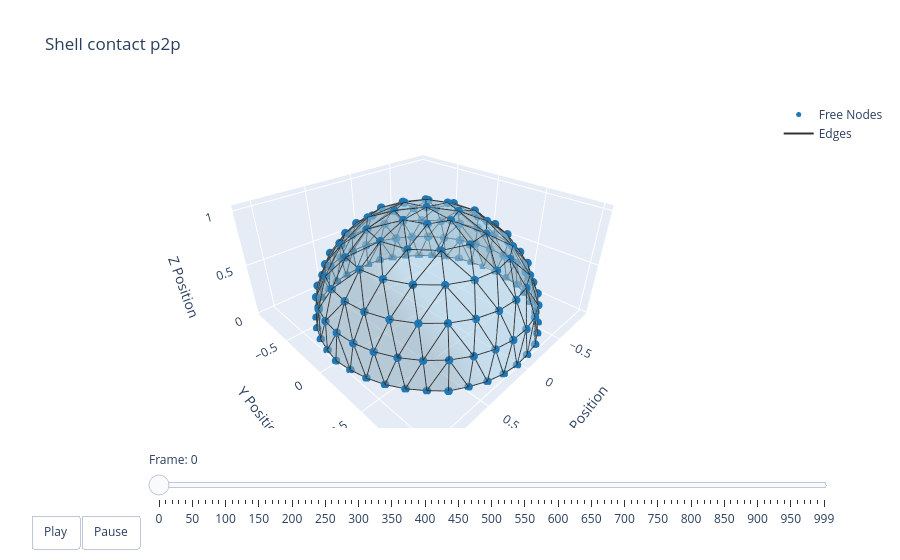

This figure's notebook cell:
### Code cell
t = np.arange(robot.sim_params.total_time, step=robot.sim_params.dt)
options = dismech.AnimationOptions(title='Shell contact p2p', plot_step=10)

fig = dismech.get_interactive_animation_plotly(robot, t, qs, options)
fig.show()

### Figure 1 — Plotly figure (JSON) as saved in the notebook; plotly's stock layout.template omitted (floating-point values rounded to 4 significant figures; data arrays with more than 128 entries replaced by an {"elided": "..."} marker saying what was removed)
{"data": [{"marker": {"color": "#1f78b4", "size": 5}, "mode": "markers", "name": "Free Nodes", "type": "scatter3d", "x": {"elided": "144 float values"}, "y": {"elided": "144 float values"}, "z": {"elided": "144 float values"}}, {"marker": {"color": "#e31a1c", "size": 5}, "mode": "markers", "name": "Fixed Nodes", "type": "scatter3d", "x": [], "y": [], "z": []}, {"line": {"color": "#333333", "width": 2}, "mode": "lines", "name": "Edges", "type": "scatter3d", "x": {"elided": "1164 float values"}, "y": {"elided": "1164 float values"}, "z": {"elided": "1164 float values"}}, {"color": "rgba(166, 206, 227, 0.7)", "i": {"elided": "245 int values"}, "j": {"elided": "245 int values"}, "k": {"elided": "245 int values"}, "name": "Faces", "opacity": 0.7, "showscale": false, "type": "mesh3d", "x": {"elided": "144 float values"}, "y": {"elided": "144 float values"}, "z": {"elided": "144 float values"}}], "layout": {"scene": {"camera": {"eye": {"x": 1.225, "y": 1.225, "z": 1.0}}, "xaxis": {"range": [-0.9933, 1.156], "title": {"text": "X Position"}}, "yaxis": {"range": [-0.9997, 1.067], "title": {"text": "Y Position"}}, "zaxis": {"range": [-0.01963, 1.046], "title": {"text": "Z Position"}}}, "sliders": [{"currentvalue": {"prefix": "Frame: "}, "steps": [{"args": [["0"], {"frame": {"duration": 50, "redraw": true}, "mode": "immediate"}], "label": "0", "method": "animate"}, {"args": [["1"], {"frame": {"duration": 50, "redraw": true}, "mode": "immediate"}], "label": "10", "method": "animate"}, {"args": [["2"], {"frame": {"duration": 50, "redraw": true}, "mode": "immediate"}], "label": "20", "method": "animate"}, {"args": [["3"], {"frame": {"duration": 50, "redraw": true}, "mode": "immediate"}], "label": "30", "method": "animate"}, {"args": [["4"], {"frame": {"duration": 50, "redraw": true}, "mode": "immediate"}], "label": "40", "method": "animate"}, {"args": [["5"], {"frame": {"duration": 50, "redraw": true}, "mode": "immediate"}], "label": "50", "method": "animate"}, {"args": [["6"], {"frame": {"duration": 50, "redraw": true}, "mode": "immediate"}], "label": "60", "method": "animate"}, {"args": [["7"], {"frame": {"duration": 50, "redraw": true}, "mode": "immediate"}], "label": "70", "method": "animate"}, {"args": [["8"], {"frame": {"duration": 50, "redraw": true}, "mode": "immediate"}], "label": "80", "method": "animate"}, {"args": [["9"], {"frame": {"duration": 50, "redraw": true}, "mode": "immediate"}], "label": "90", "method": "animate"}, {"args": [["10"], {"frame": {"duration": 50, "redraw": true}, "mode": "immediate"}], "label": "100", "method": "animate"}, {"args": [["11"], {"frame": {"duration": 50, "redraw": true}, "mode": "immediate"}], "label": "110", "method": "animate"}, {"args": [["12"], {"frame": {"duration": 50, "redraw": true}, "mode": "immediate"}], "label": "120", "method": "animate"}, {"args": [["13"], {"frame": {"duration": 50, "redraw": true}, "mode": "immediate"}], "label": "130", "method": "animate"}, {"args": [["14"], {"frame": {"duration": 50, "redraw": true}, "mode": "immediate"}], "label": "140", "method": "animate"}, {"args": [["15"], {"frame": {"duration": 50, "redraw": true}, "mode": "immediate"}], "label": "150", "method": "animate"}, {"args": [["16"], {"frame": {"duration": 50, "redraw": true}, "mode": "immediate"}], "label": "160", "method": "animate"}, {"args": [["17"], {"frame": {"duration": 50, "redraw": true}, "mode": "immediate"}], "label": "170", "method": "animate"}, {"args": [["18"], {"frame": {"duration": 50, "redraw": true}, "mode": "immediate"}], "label": "180", "method": "animate"}, {"args": [["19"], {"frame": {"duration": 50, "redraw": true}, "mode": "immediate"}], "label": "190", "method": "animate"}, {"args": [["20"], {"frame": {"duration": 50, "redraw": true}, "mode": "immediate"}], "label": "200", "method": "animate"}, {"args": [["21"], {"frame": {"duration": 50, "redraw": true}, "mode": "immediate"}], "label": "210", "method": "animate"}, {"args": [["22"], {"frame": {"duration": 50, "redraw": true}, "mode": "immediate"}], "label": "220", "method": "animate"}, {"args": [["23"], {"frame": {"duration": 50, "redraw": true}, "mode": "immediate"}], "label": "230", "method": "animate"}, {"args": [["24"], {"frame": {"duration": 50, "redraw": true}, "mode": "immediate"}], "label": "240", "method": "animate"}, {"args": [["25"], {"frame": {"duration": 50, "redraw": true}, "mode": "immediate"}], "label": "250", "method": "animate"}, {"args": [["26"], {"frame": {"duration": 50, "redraw": true}, "mode": "immediate"}], "label": "260", "method": "animate"}, {"args": [["27"], {"frame": {"duration": 50, "redraw": true}, "mode": "immediate"}], "label": "270", "method": "animate"}, {"args": [["28"], {"frame": {"duration": 50, "redraw": true}, "mode": "immediate"}], "label": "280", "method": "animate"}, {"args": [["29"], {"frame": {"duration": 50, "redraw": true}, "mode": "immediate"}], "label": "290", "method": "animate"}, {"args": [["30"], {"frame": {"duration": 50, "redraw": true}, "mode": "immediate"}], "label": "300", "method": "animate"}, {"args": [["31"], {"frame": {"duration": 50, "redraw": true}, "mode": "immediate"}], "label": "310", "method": "animate"}, {"args": [["32"], {"frame": {"duration": 50, "redraw": true}, "mode": "immediate"}], "label": "320", "method": "animate"}, {"args": [["33"], {"frame": {"duration": 50, "redraw": true}, "mode": "immediate"}], "label": "330", "method": "animate"}, {"args": [["34"], {"frame": {"duration": 50, "redraw": true}, "mode": "immediate"}], "label": "340", "method": "animate"}, {"args": [["35"], {"frame": {"duration": 50, "redraw": true}, "mode": "immediate"}], "label": "350", "method": "animate"}, {"args": [["36"], {"frame": {"duration": 50, "redraw": true}, "mode": "immediate"}], "label": "360", "method": "animate"}, {"args": [["37"], {"frame": {"duration": 50, "redraw": true}, "mode": "immediate"}], "label": "370", "method": "animate"}, {"args": [["38"], {"frame": {"duration": 50, "redraw": true}, "mode": "immediate"}], "label": "380", "method": "animate"}, {"args": [["39"], {"frame": {"duration": 50, "redraw": true}, "mode": "immediate"}], "label": "390", "method": "animate"}, {"args": [["40"], {"frame": {"duration": 50, "redraw": true}, "mode": "immediate"}], "label": "400", "method": "animate"}, {"args": [["41"], {"frame": {"duration": 50, "redraw": true}, "mode": "immediate"}], "label": "410", "method": "animate"}, {"args": [["42"], {"frame": {"duration": 50, "redraw": true}, "mode": "immediate"}], "label": "420", "method": "animate"}, {"args": [["43"], {"frame": {"duration": 50, "redraw": true}, "mode": "immediate"}], "label": "430", "method": "animate"}, {"args": [["44"], {"frame": {"duration": 50, "redraw": true}, "mode": "immediate"}], "label": "440", "method": "animate"}, {"args": [["45"], {"frame": {"duration": 50, "redraw": true}, "mode": "immediate"}], "label": "450", "method": "animate"}, {"args": [["46"], {"frame": {"duration": 50, "redraw": true}, "mode": "immediate"}], "label": "460", "method": "animate"}, {"args": [["47"], {"frame": {"duration": 50, "redraw": true}, "mode": "immediate"}], "label": "470", "method": "animate"}, {"args": [["48"], {"frame": {"duration": 50, "redraw": true}, "mode": "immediate"}], "label": "480", "method": "animate"}, {"args": [["49"], {"frame": {"duration": 50, "redraw": true}, "mode": "immediate"}], "label": "490", "method": "animate"}, {"args": [["50"], {"frame": {"duration": 50, "redraw": true}, "mode": "immediate"}], "label": "500", "method": "animate"}, {"args": [["51"], {"frame": {"duration": 50, "redraw": true}, "mode": "immediate"}], "label": "510", "method": "animate"}, {"args": [["52"], {"frame": {"duration": 50, "redraw": true}, "mode": "immediate"}], "label": "520", "method": "animate"}, {"args": [["53"], {"frame": {"duration": 50, "redraw": true}, "mode": "immediate"}], "label": "530", "method": "animate"}, {"args": [["54"], {"frame": {"duration": 50, "redraw": true}, "mode": "immediate"}], "label": "540", "method": "animate"}, {"args": [["55"], {"frame": {"duration": 50, "redraw": true}, "mode": "immediate"}], "label": "550", "method": "animate"}, {"args": [["56"], {"frame": {"duration": 50, "redraw": true}, "mode": "immediate"}], "label": "560", "method": "animate"}, {"args": [["57"], {"frame": {"duration": 50, "redraw": true}, "mode": "immediate"}], "label": "570", "method": "animate"}, {"args": [["58"], {"frame": {"duration": 50, "redraw": true}, "mode": "immediate"}], "label": "580", "method": "animate"}, {"args": [["59"], {"frame": {"duration": 50, "redraw": true}, "mode": "immediate"}], "label": "590", "method": "animate"}, {"args": [["60"], {"frame": {"duration": 50, "redraw": true}, "mode": "immediate"}], "label": "600", "method": "animate"}, {"args": [["61"], {"frame": {"duration": 50, "redraw": true}, "mode": "immediate"}], "label": "610", "method": "animate"}, {"args": [["62"], {"frame": {"duration": 50, "redraw": true}, "mode": "immediate"}], "label": "620", "method": "animate"}, {"args": [["63"], {"frame": {"duration": 50, "redraw": true}, "mode": "immediate"}], "label": "630", "method": "animate"}, {"args": [["64"], {"frame": {"duration": 50, "redraw": true}, "mode": "immediate"}], "label": "640", "method": "animate"}, {"args": [["65"], {"frame": {"duration": 50, "redraw": true}, "mode": "immediate"}], "label": "650", "method": "animate"}, {"args": [["66"], {"frame": {"duration": 50, "redraw": true}, "mode": "immediate"}], "label": "660", "method": "animate"}, {"args": [["67"], {"frame": {"duration": 50, "redraw": true}, "mode": "immediate"}], "label": "670", "method": "animate"}, {"args": [["68"], {"frame": {"duration": 50, "redraw": true}, "mode": "immediate"}], "label": "680", "method": "animate"}, {"args": [["69"], {"frame": {"duration": 50, "redraw": true}, "mode": "immediate"}], "label": "690", "method": "animate"}, {"args": [["70"], {"frame": {"duration": 50, "redraw": true}, "mode": "immediate"}], "label": "700", "method": "animate"}, {"args": [["71"], {"frame": {"duration": 50, "redraw": true}, "mode": "immediate"}], "label": "710", "method": "animate"}, {"args": [["72"], {"frame": {"duration": 50, "redraw": true}, "mode": "immediate"}], "label": "720", "method": "animate"}, {"args": [["73"], {"frame": {"duration": 50, "redraw": true}, "mode": "immediate"}], "label": "730", "method": "animate"}, {"args": [["74"], {"frame": {"duration": 50, "redraw": true}, "mode": "immediate"}], "label": "740", "method": "animate"}, {"args": [["75"], {"frame": {"duration": 50, "redraw": true}, "mode": "immediate"}], "label": "750", "method": "animate"}, {"args": [["76"], {"frame": {"duration": 50, "redraw": true}, "mode": "immediate"}], "label": "760", "method": "animate"}, {"args": [["77"], {"frame": {"duration": 50, "redraw": true}, "mode": "immediate"}], "label": "770", "method": "animate"}, {"args": [["78"], {"frame": {"duration": 50, "redraw": true}, "mode": "immediate"}], "label": "780", "method": "animate"}, {"args": [["79"], {"frame": {"duration": 50, "redraw": true}, "mode": "immediate"}], "label": "790", "method": "animate"}, {"args": [["80"], {"frame": {"duration": 50, "redraw": true}, "mode": "immediate"}], "label": "800", "method": "animate"}, {"args": [["81"], {"frame": {"duration": 50, "redraw": true}, "mode": "immediate"}], "label": "810", "method": "animate"}, {"args": [["82"], {"frame": {"duration": 50, "redraw": true}, "mode": "immediate"}], "label": "820", "method": "animate"}, {"args": [["83"], {"frame": {"duration": 50, "redraw": true}, "mode": "immediate"}], "label": "830", "method": "animate"}, {"args": [["84"], {"frame": {"duration": 50, "redraw": true}, "mode": "immediate"}], "label": "840", "method": "animate"}, {"args": [["85"], {"frame": {"duration": 50, "redraw": true}, "mode": "immediate"}], "label": "850", "method": "animate"}, {"args": [["86"], {"frame": {"duration": 50, "redraw": true}, "mode": "immediate"}], "label": "860", "method": "animate"}, {"args": [["87"], {"frame": {"duration": 50, "redraw": true}, "mode": "immediate"}], "label": "870", "method": "animate"}, {"args": [["88"], {"frame": {"duration": 50, "redraw": true}, "mode": "immediate"}], "label": "880", "method": "animate"}, {"args": [["89"], {"frame": {"duration": 50, "redraw": true}, "mode": "immediate"}], "label": "890", "method": "animate"}, {"args": [["90"], {"frame": {"duration": 50, "redraw": true}, "mode": "immediate"}], "label": "900", "method": "animate"}, {"args": [["91"], {"frame": {"duration": 50, "redraw": true}, "mode": "immediate"}], "label": "910", "method": "animate"}, {"args": [["92"], {"frame": {"duration": 50, "redraw": true}, "mode": "immediate"}], "label": "920", "method": "animate"}, {"args": [["93"], {"frame": {"duration": 50, "redraw": true}, "mode": "immediate"}], "label": "930", "method": "animate"}, {"args": [["94"], {"frame": {"duration": 50, "redraw": true}, "mode": "immediate"}], "label": "940", "method": "animate"}, {"args": [["95"], {"frame": {"duration": 50, "redraw": true}, "mode": "immediate"}], "label": "950", "method": "animate"}, {"args": [["96"], {"frame": {"duration": 50, "redraw": true}, "mode": "immediate"}], "label": "960", "method": "animate"}, {"args": [["97"], {"frame": {"duration": 50, "redraw": true}, "mode": "immediate"}], "label": "970", "method": "animate"}, {"args": [["98"], {"frame": {"duration": 50, "redraw": true}, "mode": "immediate"}], "label": "980", "method": "animate"}, {"args": [["99"], {"frame": {"duration": 50, "redraw": true}, "mode": "immediate"}], "label": "990", "method": "animate"}, {"args": [["100"], {"frame": {"duration": 50, "redraw": true}, "mode": "immediate"}], "label": "999", "method": "animate"}], "transition": {"duration": 0}, "x": 0.1, "y": 0}], "title": {"text": "Shell contact p2p"}, "updatemenus": [{"buttons": [{"args": [null, {"frame": {"duration": 50, "redraw": true}, "fromcurrent": true}], "label": "Play", "method": "animate"}, {"args": [[null], {"frame": {"duration": 0, "redraw": true}, "mode": "immediate"}], "label": "Pause", "method": "animate"}], "direction": "left", "pad": {"r": 10, "t": 87}, "showactive": false, "type": "buttons", "x": 0.1, "xanchor": "right", "y": 0, "yanchor": "top"}]}}
